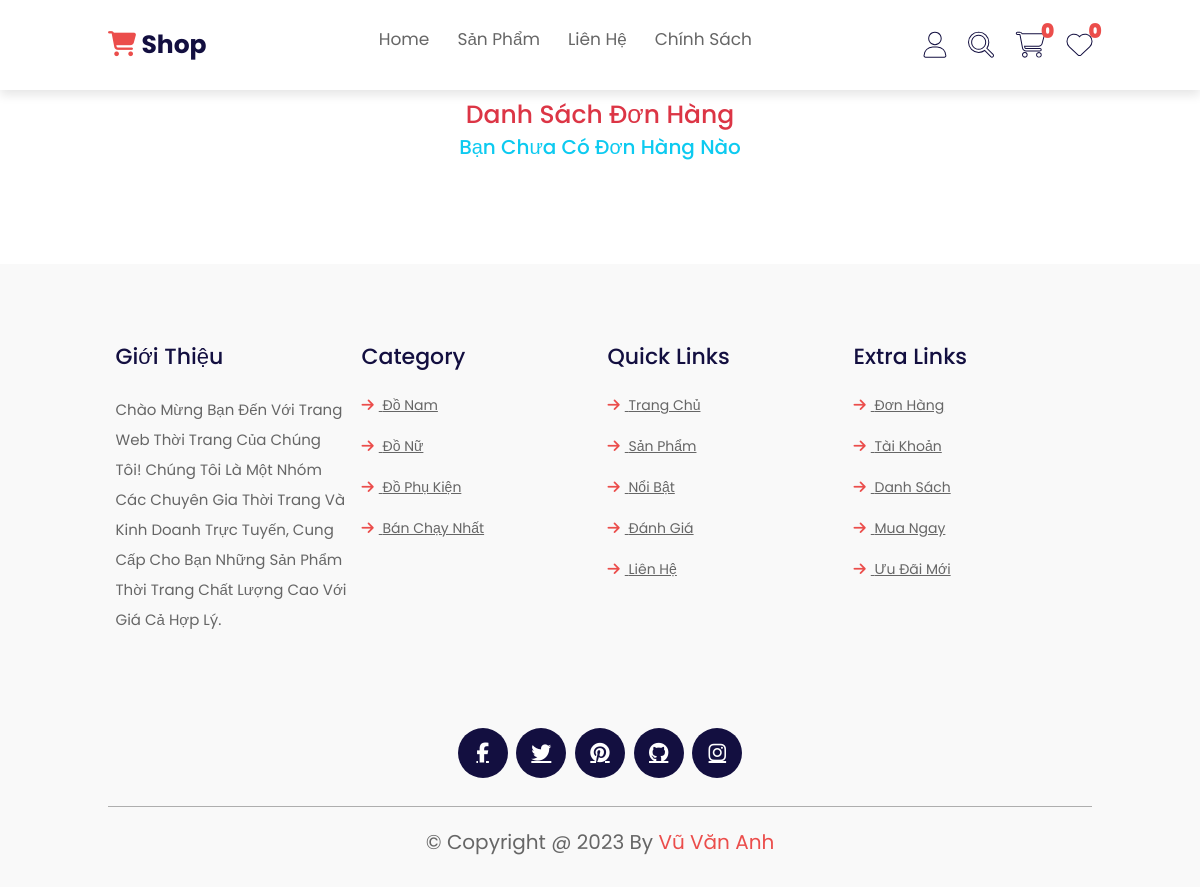
The page /user/order (signed in) on the database as committed earlier.
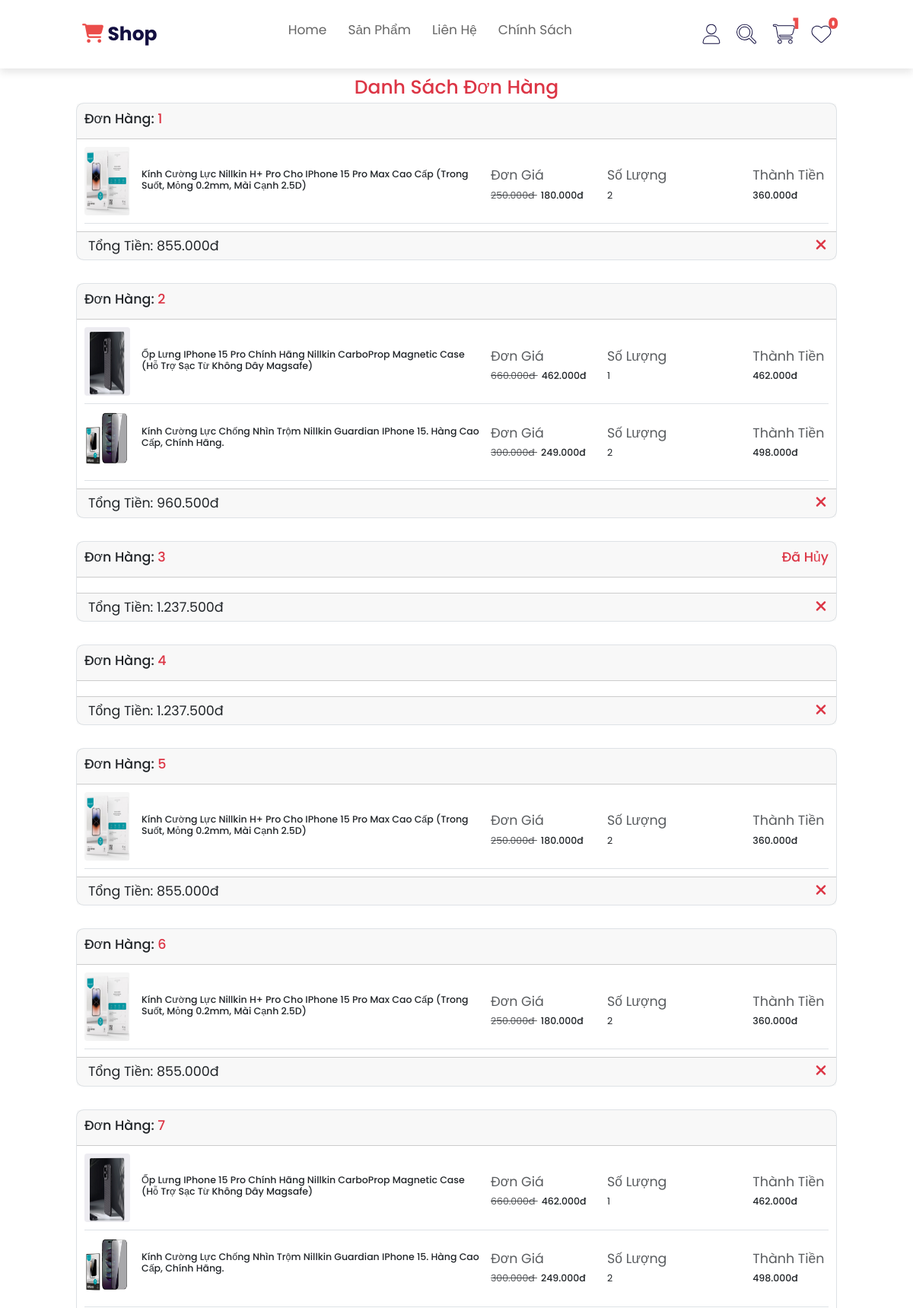
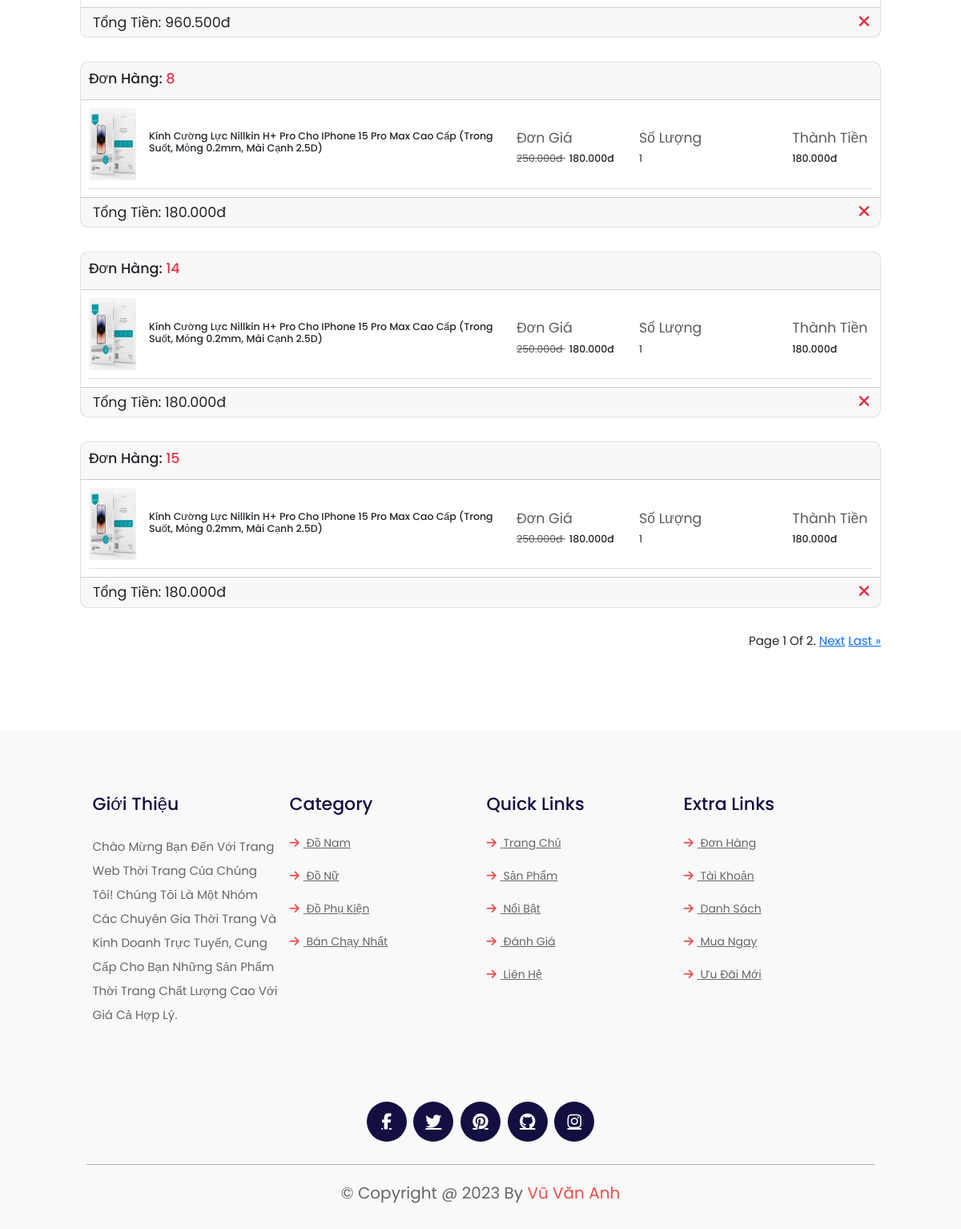
The same page on the database as committed later (2 pictures, top to bottom).
### WebApp/models.py (models this page shows)
class Orders(models.Model):
    UserID = models.ForeignKey(User, on_delete=models.CASCADE, related_name="orders")
    TotalAmount = models.BigIntegerField()
    PhoneNumber = models.CharField(max_length=10, default="")
    Address = models.CharField(max_length=255, default="")
    IsCancelled = models.BooleanField(default=False)
    IsPaid = models.BooleanField(default=False)
    OrderDate = models.DateTimeField(auto_now_add=True)

class OrderDetails(models.Model):
    OrderID = models.ForeignKey(
        Orders, on_delete=models.CASCADE, related_name="order_details"
    )
    AccessoryID = models.ForeignKey(
        Accessories, on_delete=models.CASCADE, related_name="order_details"
    )
    Quantity = models.IntegerField()
    UnitPrice = models.BigIntegerField()

class Accessories(models.Model):
    Name = models.CharField(max_length=100)
    Price = models.BigIntegerField()
    Discount = models.IntegerField()
    Image = models.ImageField(upload_to="static/images/product/")
    Description = models.CharField(max_length=255)
    CategoryID = models.ForeignKey(
        Categories, on_delete=models.CASCADE, related_name="accessories"
    )

### WebApp/views.py (the view)
# urls.py: path("user/order", views.viewOrder, name="view_user_order"),
def viewOrder(request):
    all_orders = Orders.objects.filter(UserID=request.user.id)
    for order in all_orders:
        order_details = OrderDetails.objects.filter(OrderID=order)
        order.order_details.set(order_details)
    paginator = Paginator(all_orders, 10)
    page_number = request.GET.get("page")
    page_obj = paginator.get_page(page_number)
    data = {
        "orders": page_obj,
    }
    return render(request, "pages/user_order.html", data)

### WebApp/templatetags/custom_filters.py (called while the page is built)
@register.filter
def format_currency(value):
    try:
        numeric_value = int(value)
        return f"{numeric_value:,.0f}đ".replace(",", ".")
    except ValueError:
        return value

@register.filter
def format_discounted_price(price, discount):
    try:
        discounted_price = price * (100 - discount) / 100
        return f"{discounted_price:,.0f}đ".replace(",", ".")
    except (ValueError, TypeError):
        return price

@register.filter
def format_discounted_price_quantity(orderDetail):
    try:
        discounted_price = (
            orderDetail.AccessoryID.Price
            * (100 - orderDetail.AccessoryID.Discount)
            / 100
        ) * orderDetail.Quantity
        return f"{discounted_price:,.0f}đ".replace(",", ".")
    except (ValueError, TypeError):
        return price

@register.filter
def obfuscate_email(email):
    if "@" not in email:
        return email
    local_part, domain = email.split("@")
    if len(local_part) < 2:
        return email
    return f"{local_part[0]}********{local_part[-1]}@{domain}"

### WebApp/templatetags/custom_tags.py (called while the page is built)
@register.inclusion_tag("partials/heartQuantity.html", takes_context=True)
def loadHeartQuantity(context):
    return {"total_num": 0}

### WebApp/templates/pages/user_order.html (shortened to what the changed rows need)
{% extends "layouts/userLayout.html" %}
{% load static %}
{% load custom_filters %}
{% block content %}
<div class="container" style="display: unset;padding: 10rem;">
    <div class="row text-danger text-center">
        <h1 class="">Danh sách đơn hàng</h1>
    </div>
    {% if orders|length == 0 %}
    <h2 class="text-info text-center">Bạn chưa có đơn hàng nào</h2>
    {% else %}
    {% for order in orders %}
    <div class="row mb-5">
        <div class="col-12">
            <div class="card border rounded rounded-4 shadow-none fs-3">
                <div class="card-header p-3">
                    <div class="d-flex justify-content-between align-items-center">
                        <h3>Đơn hàng: <span class="text-danger">{{order.id}}</span></h3>
                        {% if order.IsCancelled %}
                        <h3 class="text-danger">Đã hủy</h3>
                        {% endif %}
                    </div>
                </div>
                <div class="card-body">
                    {% for orderDetail in order.order_details.all %}
                    <div class="d-flex align-items-start border-bottom pb-3">
                        <div class="me-4">
                            <img src="{{orderDetail.AccessoryID.Image.url}}" alt="" class="rounded"
                                style="height: 9rem;width: 6rem;">
                        </div>
                        <div class="flex-grow-1 align-self-center overflow-hidden row">
                            <div class="col-6 d-flex align-items-center">
                                <h5 class="text-wrap font-size-18">
                                    <a href="product_detail/{{ orderDetail.AccessoryID..id }}"
                                        class="text-dark text-decoration-none">{{orderDetail.AccessoryID.Name}}</a>
                                </h5>
                            </div>
                            <div class="flex-grow-1 align-self-center overflow-hidden col-6">
                                <div class="row">
                                    <div class="col-md-4">
                                        <div class="mt-3">
                                            <p class="text-muted mb-2">Đơn giá</p>
                                            <h5 class="mb-0 mt-2">
                                                <span class="text-muted me-2">
                                                    <del class="font-size-16 fw-normal text-decoration-line-through">
                                                        {{ orderDetail.AccessoryID.Price|format_currency }}
                                                    </del>
                                                </span>
                                                {{orderDetail.AccessoryID.Price|format_discounted_price:orderDetail.AccessoryID.Discount}}
                                            </h5>
                                        </div>
                                    </div>
                                    <div class="col-md-5">
                                        <div class="mt-3">
                                            <p class="text-muted mb-2">Số lượng</p>
                                            <h5 class="mb-0 mt-2">
                                                <del class="font-size-16 fw-normal">{{orderDetail.Quantity}}</del>
                                            </h5>
                                        </div>
                                    </div>
                                    <div class="col-md-3">
                                        <div class="mt-3">
                                            <p class="text-muted mb-2">Thành tiền</p>
                                            <h5>
                                                {{ orderDetail|format_discounted_price_quantity }}
                                            </h5>
                                        </div>
                                    </div>
                                </div>
                            </div>
                        </div>
                    </div>
                    {% endfor %}
                </div>
                <div class="card-footer">
                    <div class="d-flex justify-content-between ms-2">
                        <div>Tổng tiền: <span>{{order.TotalAmount|format_currency}}</span></div>
                        <ul class="list-inline mb-0 font-size-16">
                            <li class="list-inline-item">
                                <a href="#" class="text-muted px-1"
                                    onclick="cancelOrder({{ order.id }},'{{ order.IsPaid}}','{{ order.IsCancelled}}')">
                                    <i class="fa fa-xmark text-danger fs-2"></i>
                                </a>
                            </li>
                        </ul>
                    </div>
                </div>
            </div>
        </div>
    </div>
    {% endfor %}
    <div class="pagination d-flex justify-content-end fs-4">
        <span class="step-links">
            <span class="current">
                Page {{ orders.number }} of {{ orders.paginator.num_pages }}.
            </span>
            {% if orders.has_next %}
            <a href="?page={{ orders.next_page_number }}">Next</a>
            <a href="?page={{ orders.paginator.num_pages }}">Last &raquo;</a>
            {% endif %}
        </span>
    </div>
    {% endif %}
</div>
{% endblock %}

Rows that differ between the two databases and show on the page:
now on this page (row edited): Orders: id "1", TotalAmount "855.000đ"
now on this page (row unchanged): OrderDetails: AccessoryID.Image (picture), AccessoryID.Name "Kính Cường Lực Nillkin H+ Pro Cho IPhone 15 Pro Max Cao Cấp (Trong Suốt, Mỏng 0.2mm, Mài Cạnh 2.5D)", AccessoryID.Price "250.000đ", AccessoryID.Price "180.000đ", Quantity "2", AccessoryID+Quantity "360.000đ", shown under "1"
now on this page (row edited): Orders: id "2", TotalAmount "960.500đ"
now on this page (row unchanged): OrderDetails: AccessoryID.Image (picture), AccessoryID.Name "Ốp Lưng IPhone 15 Pro Chính Hãng Nillkin CarboProp Magnetic Case (Hỗ Trợ Sạc Từ Không Dây Magsafe)", AccessoryID.Price "660.000đ", AccessoryID.Price "462.000đ", Quantity "1", AccessoryID+Quantity "462.000đ", shown under "2"
now on this page (row unchanged): OrderDetails: AccessoryID.Image (picture), AccessoryID.Name "Kính Cường Lực Chống Nhìn Trộm Nillkin Guardian IPhone 15. Hàng Cao Cấp, Chính Hãng.", AccessoryID.Price "300.000đ", AccessoryID.Price "249.000đ", Quantity "2", AccessoryID+Quantity "498.000đ"
now on this page (row edited): Orders: id "3", IsCancelled "Đã Hủy", TotalAmount "1.237.500đ"
now on this page (row edited): Orders: id "4", TotalAmount "1.237.500đ"
now on this page (row edited): Orders: id "5", TotalAmount "855.000đ"
now on this page (row unchanged): OrderDetails: AccessoryID.Image (picture), AccessoryID.Name "Kính Cường Lực Nillkin H+ Pro Cho IPhone 15 Pro Max Cao Cấp (Trong Suốt, Mỏng 0.2mm, Mài Cạnh 2.5D)", AccessoryID.Price "250.000đ", AccessoryID.Price "180.000đ", Quantity "2", AccessoryID+Quantity "360.000đ", shown under "5"
now on this page (row edited): Orders: id "6", TotalAmount "855.000đ"
now on this page (row unchanged): OrderDetails: AccessoryID.Image (picture), AccessoryID.Name "Kính Cường Lực Nillkin H+ Pro Cho IPhone 15 Pro Max Cao Cấp (Trong Suốt, Mỏng 0.2mm, Mài Cạnh 2.5D)", AccessoryID.Price "250.000đ", AccessoryID.Price "180.000đ", Quantity "2", AccessoryID+Quantity "360.000đ", shown under "6"
now on this page (row edited): Orders: id "7", TotalAmount "960.500đ"
now on this page (row unchanged): OrderDetails: AccessoryID.Image (picture), AccessoryID.Name "Ốp Lưng IPhone 15 Pro Chính Hãng Nillkin CarboProp Magnetic Case (Hỗ Trợ Sạc Từ Không Dây Magsafe)", AccessoryID.Price "660.000đ", AccessoryID.Price "462.000đ", Quantity "1", AccessoryID+Quantity "462.000đ", shown under "7"
now on this page (row unchanged): OrderDetails: AccessoryID.Image (picture), AccessoryID.Name "Kính Cường Lực Chống Nhìn Trộm Nillkin Guardian IPhone 15. Hàng Cao Cấp, Chính Hãng.", AccessoryID.Price "300.000đ", AccessoryID.Price "249.000đ", Quantity "2", AccessoryID+Quantity "498.000đ", shown under "7"
now on this page (row edited): Orders: id "8", TotalAmount "180.000đ"
now on this page (row unchanged): OrderDetails: AccessoryID.Image (picture), AccessoryID.Name "Kính Cường Lực Nillkin H+ Pro Cho IPhone 15 Pro Max Cao Cấp (Trong Suốt, Mỏng 0.2mm, Mài Cạnh 2.5D)", AccessoryID.Price "250.000đ", AccessoryID.Price "180.000đ", Quantity "1", AccessoryID+Quantity "180.000đ", shown under "8"
now on this page (row edited): Orders: id "14", TotalAmount "180.000đ"
now on this page (row unchanged): OrderDetails: AccessoryID.Image (picture), AccessoryID.Name "Kính Cường Lực Nillkin H+ Pro Cho IPhone 15 Pro Max Cao Cấp (Trong Suốt, Mỏng 0.2mm, Mài Cạnh 2.5D)", AccessoryID.Price "250.000đ", AccessoryID.Price "180.000đ", Quantity "1", AccessoryID+Quantity "180.000đ", shown under "14"
now on this page (row edited): Orders: id "15", TotalAmount "180.000đ"
now on this page (row unchanged): OrderDetails: AccessoryID.Image (picture), AccessoryID.Name "Kính Cường Lực Nillkin H+ Pro Cho IPhone 15 Pro Max Cao Cấp (Trong Suốt, Mỏng 0.2mm, Mài Cạnh 2.5D)", AccessoryID.Price "250.000đ", AccessoryID.Price "180.000đ", Quantity "1", AccessoryID+Quantity "180.000đ", shown under "15"
Other text that changed with them:
{{ total_num }}: "0" → "1"
{{ orders.number }}: (not shown) → "1"
{{ orders.paginator.num_pages }}: (not shown) → "2"
text no longer shown: "Bạn Chưa Có Đơn Hàng Nào"
text now shown: "Page Of . Next Last »"
